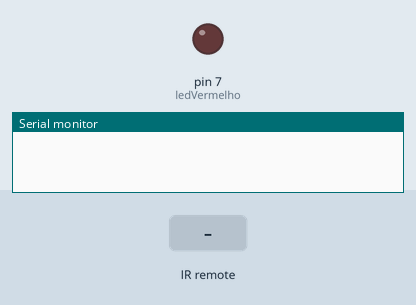
Bench run of a sketch on a simulated Arduino Uno, built with avr-gcc and run on an emulated ATmega328P. Shown: output pins drawn as LEDs (lit = HIGH), the last lines printed to the serial monitor. The test bench sets the inputs (shaded band).

Above: at 1.2 s.
1.3 s: infrared code 0xFD08F7 received
At 2.1 s:
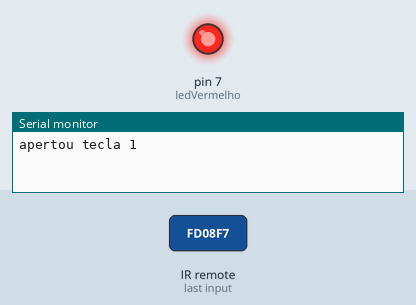
2.8 s: infrared code 0xFD8877 received
At 3.3 s:
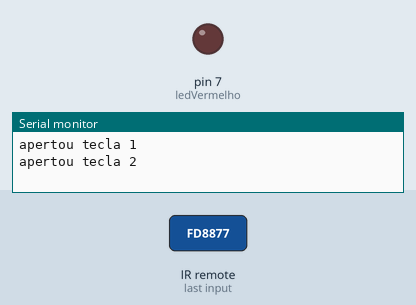
Timing chart, 0 to 5.8 s (numbered marks = the images above; inputs shaded):
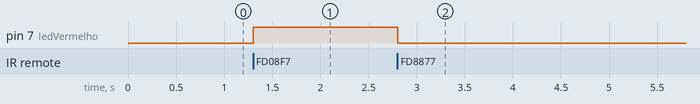

The sketch:

sleep_infravermelho.ino
```cpp
#include <IRremote.h> //biblioteca do infravermelho
#include <avr/sleep.h> //biblioteca do sleep

///////////////////////Explicação do cógigo/////////////
/*
- Botão de Power: funciona como a interrupção.
Ou seja faz o arduino dormir ou acordar.
- Botão 1: Liga o Led!
- Botão 2: Desliga o Led!
*/

int RECV_PIN = 2; //pino do receptor infravermelho

IRrecv irrecv(RECV_PIN); //passando o pino como parâmetro do irrecv

decode_results results; //variável que armazena o sinal IR recebido

long int power = 16580863; //código decimal do power
long int tecla1 = 16582903; //código decimal tecla1
long int tecla2 = 16615543; //código decimal tecla2

const int ledVermelho = 7; //pino do led
const int ledVerde = 8; //pino do led
int taDormindo = 0; //1: arduino dormindo //0: arduino acordado

void setup(){
  pinMode(ledVermelho, OUTPUT); //define o led como saída
  Serial.begin(9600); //inicializa a serial
  irrecv.enableIRIn(); //inicializa a recepção de sinal IR
}

void loop(){
    if(taDormindo == 1){
      digitalWrite(ledVerde, LOW);
        if (irrecv.decode(&results)){
          if(results.value == power){
              Serial.println("apertou o power");
              acordar();
          }
          irrecv.resume(); //aguarda o recebimento de um novo sinal ir
        }
    }
    if(taDormindo == 0){
        digitalWrite(ledVerde, HIGH);
        if (irrecv.decode(&results)){
          if(results.value == power){
              Serial.println("apertou o power");
              dormir();
          }
          if(results.value == tecla1){
              Serial.println("apertou tecla 1");
              digitalWrite(ledVermelho, HIGH);
          }
          if(results.value == tecla2){
              Serial.println("apertou tecla 2");
              digitalWrite(ledVermelho, LOW);
          }
          irrecv.resume();
        }
    }


  /*
  //CAPTURA O SINAL IR
  if (irrecv.decode(&results)) {
    Serial.print("Codigo HEX: "); //IMPRIME O TEXTO NO MONITOR SERIAL
    Serial.println(results.value, HEX); //IMPRIME NO MONITOR SERIAL O CÓDIGO IR EM FORMATO HEXADECIMAL
    Serial.print("Codigo DEC: "); //IMPRIME O TEXTO NO MONITOR SERIAL
    Serial.println(results.value); //IMPRIME NO MONITOR SERIAL O CÓDIGO IR EM FORMATO DECIMAL
    Serial.println(""); //QUEBRA DE LINHA NA SERIAL
    irrecv.resume(); //AGUARDA O RECEBIMENTO DE UM NOVO SINAL IR
  }*/
  delay(100); //intervalo de 10 milisegundos
}

void acordar(){
  taDormindo = 0; //acordou
  sleep_disable();
  detachInterrupt(0);
  Serial.println("acordou");
}

void dormir(){
  Serial.println("entrou no dormir");
  taDormindo = 1; //dormiu
  set_sleep_mode(SLEEP_MODE_PWR_DOWN);
  sleep_enable();
  attachInterrupt(digitalPinToInterrupt(RECV_PIN), acordar, LOW);
  Serial.println("dormiu");
  delay(100);
  sleep_cpu();
  Serial.println("passou do sleep");
}
```

Measured:
- after the input at 1.3 s, pin 7 (ledVermelho): LOW → HIGH at once
- after the input at 2.8 s, pin 7 (ledVermelho): HIGH → LOW at once
